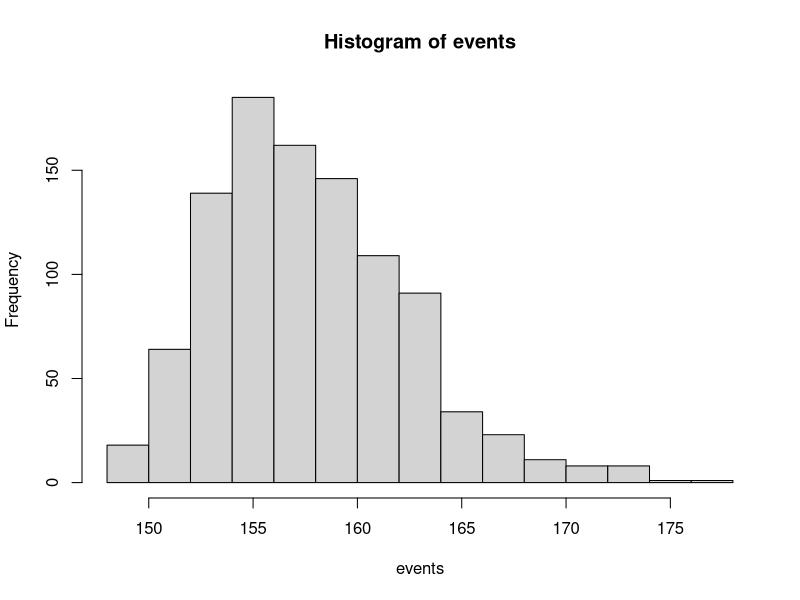

R code for this plot:
# Distribution of female heights
# Assume the distribution of female heights is approximated by a normal 
# distribution with a mean of 64 inches and a standard deviation of 3 inches.
# If we pick a female at random, what is the probability that 
# she is 5 feet orshorter?
female_avg = 64 
female_sd = 3
pnorm(5 * 12, mean = female_avg, sd = female_sd)

# If we pick a female at random, what is the probability that
# she is 6 feet or taller?
1 - pnorm(6 * 12, mean = female_avg, sd = female_sd)

# If we pick a female at random, what is the probability that she 
# is between 61 and 67 inches?
pnorm(67, mean = female_avg, sd = female_sd) - 
  pnorm(61, mean = female_avg, sd = female_sd)

# Repeat the previous exercise, but convert everything to centimeters. 
# That is, multiply every height, including the standard deviation, by 2.54. 
# What is the answer now?
pnorm(67 * 2.54, mean = female_avg * 2.54, sd = female_sd * 2.54) - 
  pnorm(61 * 2.54, mean = female_avg * 2.54, sd = female_sd * 2.54)

# Compute the probability that the height of a randomly chosen female is within 
# 1 SD from the average height.
pnorm(female_avg + female_sd, mean = female_avg, sd = female_sd) - 
  pnorm(female_avg - female_sd, mean = female_avg, sd = female_sd)

# Imagine the distribution of male adults is approximately normal with an 
# average of 69 inches and a standard deviation of 3 inches. How tall is a 
# male in the 99th percentile?
male_avg = 69
male_sd = 3
qnorm(0.99, mean = male_avg, sd = male_sd)

# The distribution of IQ scores is approximately normally distributed. 
# The average is 100 and the standard deviation is 15. Suppose you want to know
# the distribution of the person with the highest IQ in your school district, 
# where 10,000 people are born each year.

# Generate 10,000 IQ scores 1,000 times using a Monte Carlo simulation. 
# Make a histogram of the highest IQ scores.

iq_avg = 100
iq_sd = 15
B = 1000
number_of_scores = 10000
events = replicate(B, {
  scores = rnorm(number_of_scores, mean = iq_avg, sd = iq_sd)
  max(scores)
})
hist(events)
